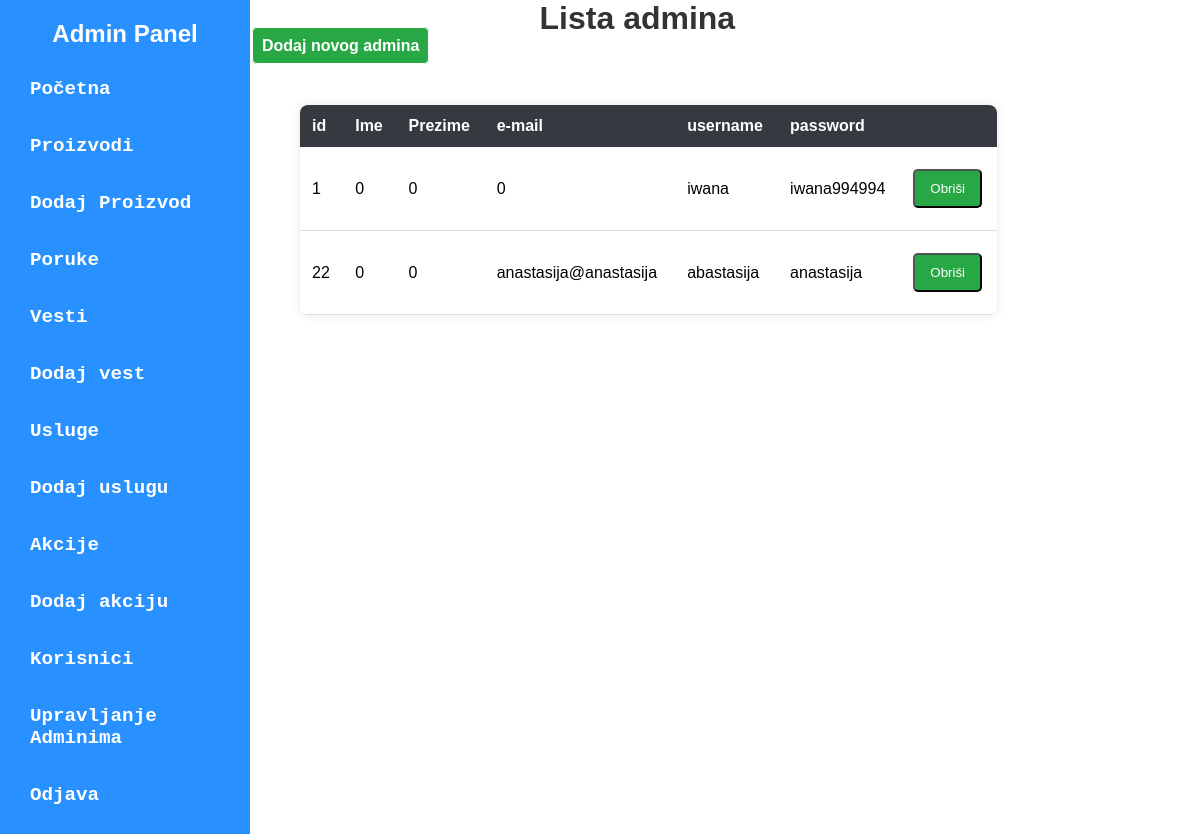
The page /admin/admin-dashboard.php?page=upravljajAdminima on the database as committed earlier.
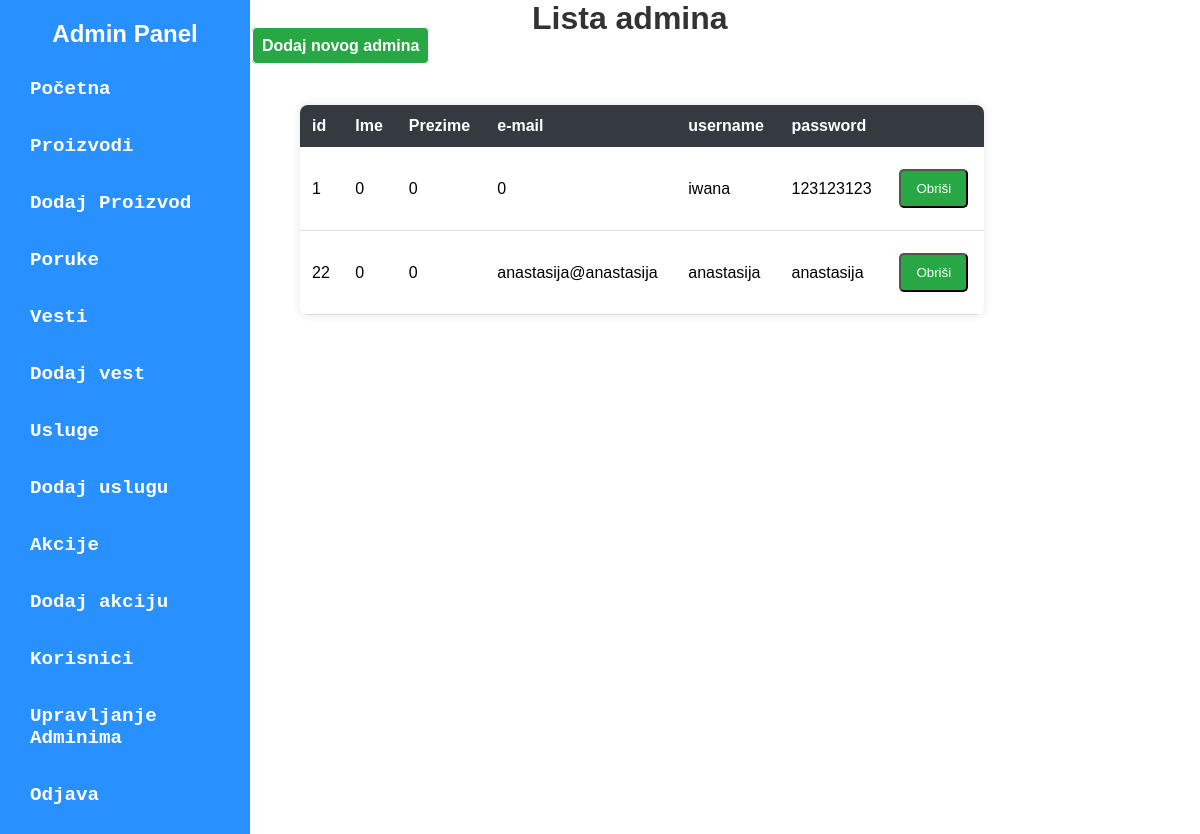
The same page on the database as committed later.
### tables this page shows
CREATE TABLE IF NOT EXISTS `user` (
  `id` int(10) unsigned NOT NULL AUTO_INCREMENT,
  `ime` varchar(50) NOT NULL DEFAULT '0',
  `prezime` varchar(50) NOT NULL DEFAULT '0',
  `email` varchar(50) NOT NULL DEFAULT '0',
  `username` varchar(50) NOT NULL,
  `password` varchar(50) NOT NULL,
  `role` enum('admin','user') NOT NULL DEFAULT 'user',
  `created_at` timestamp NOT NULL DEFAULT current_timestamp() ON UPDATE current_timestamp(),
  PRIMARY KEY (`id`),
  UNIQUE KEY `email` (`email`),
  UNIQUE KEY `username` (`username`)
);

### admin/model/upravljanjeAdminimaModel.php (called while the page is built)
<?php
$query = "SELECT * FROM user WHERE role='admin'";
$query_run = mysqli_query($con, $query);
if ($query_run && mysqli_num_rows($query_run) > 0) {
    $admini = mysqli_fetch_all($query_run, MYSQLI_ASSOC);
} else {
    die("Greška: Nema poruka.");
}
?>

### admin/view/upravljanjeAdminima.php (the view, shortened to what this page needs)
<html lang="en">
<head>
    <link rel="stylesheet" href="./public/table-style.css">
    <link rel="stylesheet" href="./public/pop-up.css">
</head>
<body>
    <h1>Lista admina</h1>
    <a id="dodajProizvod" href="admin-dashboard.php?page=dodajAdmina">Dodaj novog admina</a>
    <table>
        <tr>
            <th>id</th>
            <th>Ime</th>
            <th>Prezime</th>
            <th>e-mail</th>
            <th>username</th>
            <th>password</th>
            <th> </th>
        </tr>
        <tr>
            <?php foreach($admini as $admin): ?>
            <td><?= $admin['id']?></td>
            <td><?= $admin['ime']?></td>
            <td><?= $admin['prezime']?></td>
            <td><?= $admin['email']?></td>
            <td><?= $admin['username']?></td>
            <td><?= $admin['password']?></td>
            <td>
                <form method="POST" action="./model/deleteAdminModel.php" id="deleteForm<?=$admin['id']?>">
                 <button type="button" onclick="deletePop(<?=$admin['id']?> )" id="dugme">Obriši</button>
            </form>
            </td>
        </tr>
        <?php endforeach; ?>
    </table>
</body>
</html>

Rows that differ between the two databases and show on the page:
changed user "iwana": password "iwana994994" → "123123123"
changed user "anastasija@anastasija": username "abastasija" → "anastasija"
